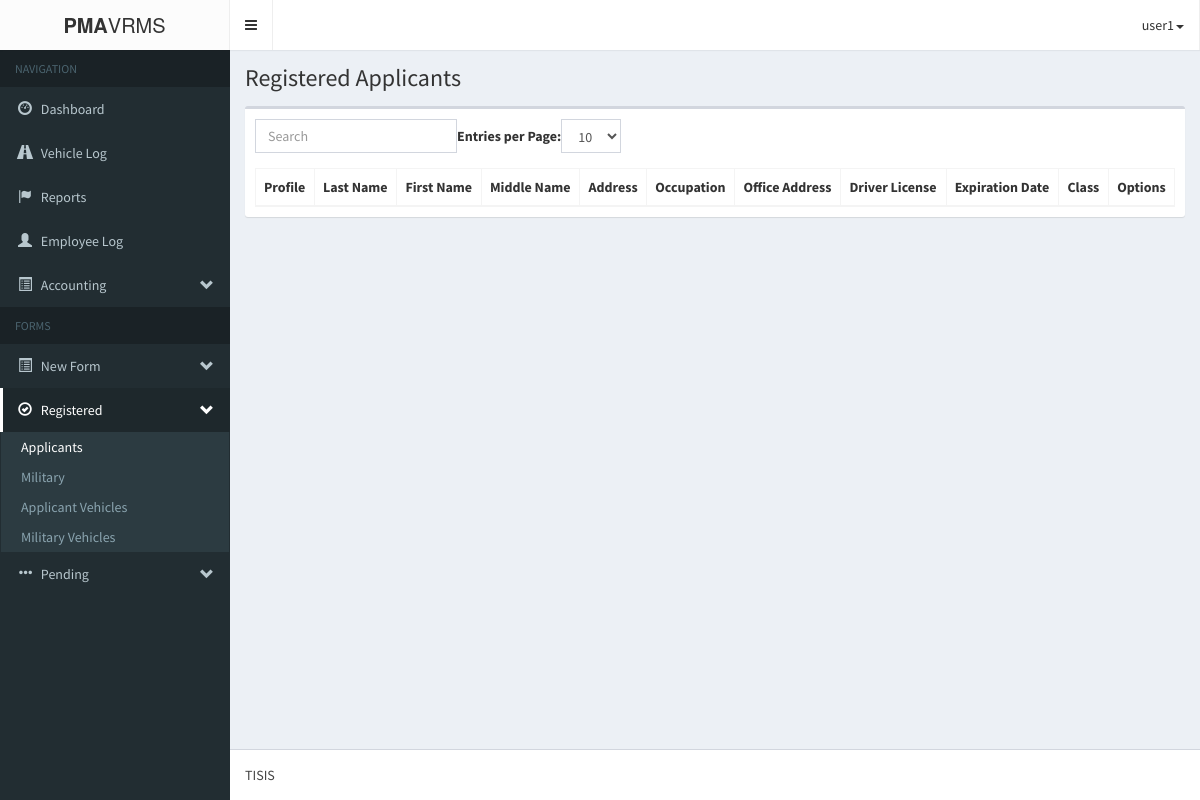
Page /pma-vrmsAdmin/registeredApplicant.php (signed in) on the earlier database version.
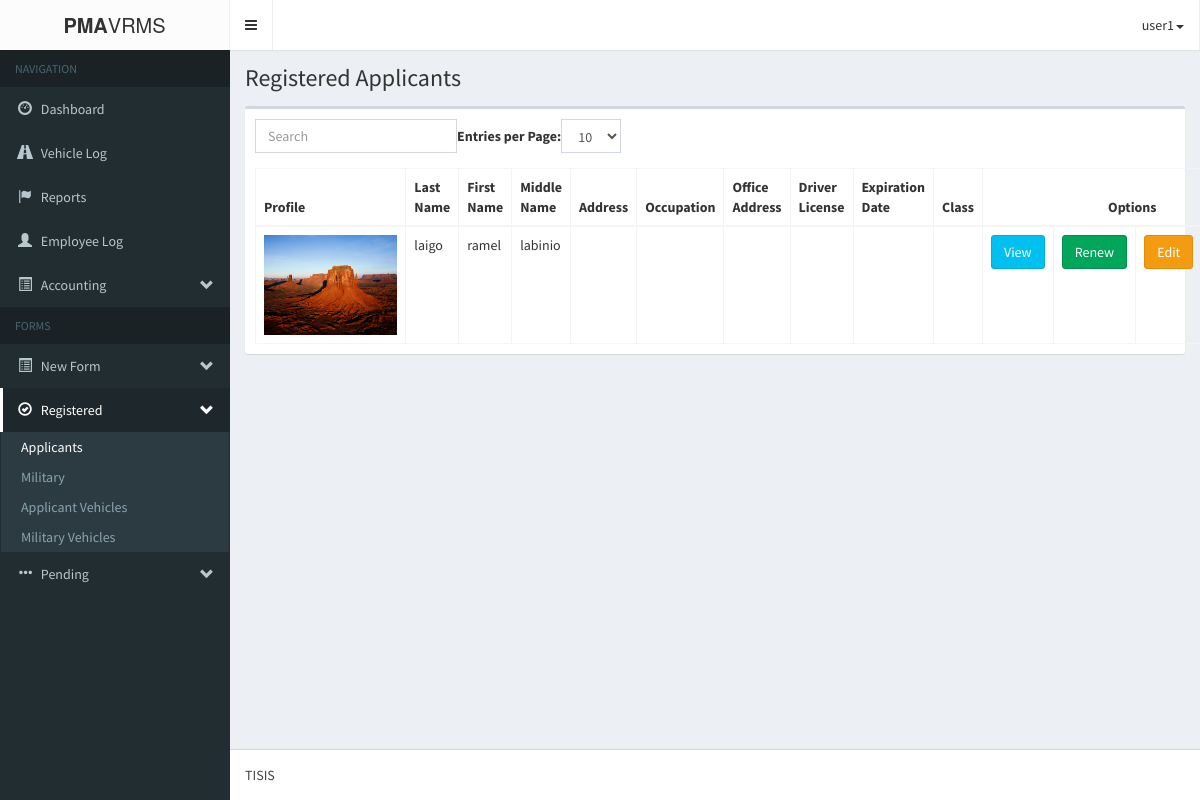
Same page on the later database version.
### tables this page shows
CREATE TABLE IF NOT EXISTS `form1_applicantpd` (
  `a_applicantId` int(11) NOT NULL AUTO_INCREMENT,
  `a_profile` varchar(255) NOT NULL,
  `a_lastname` varchar(60) NOT NULL,
  `a_firstname` varchar(60) NOT NULL,
  `a_middlename` varchar(60) NOT NULL,
  `a_address` varchar(60) NOT NULL,
  `a_occupation` varchar(60) NOT NULL,
  `a_officeAddress` varchar(60) NOT NULL,
  `a_driversLicense` varchar(60) NOT NULL,
  `a_expirationDate` varchar(60) NOT NULL,
  `a_class` varchar(60) NOT NULL,
  `a_submitted_requirements` varchar(255) NOT NULL,
  `a_status` varchar(255) NOT NULL,
  `a_dateRegistered` datetime NOT NULL,
  `a_vehicle_id` int(11) NOT NULL,
  `a_renew_status` int(11) NOT NULL,
  PRIMARY KEY (`a_applicantId`)
);

### pma-vrmsAdmin/logic/registered_applicant_logic.php (called while the page is built, shortened)
<?php
	require_once('db/database.php');
	$database = new Database();
	$query = "SELECT form1_applicantpd.*, vehicle_information.* FROM form1_applicantpd JOIN vehicle_information ON form1_applicantpd.a_vehicle_id=vehicle_information.vehicleId WHERE form1_applicantpd.a_status='registered' AND form1_applicantpd.a_renew_status = '1'";
	$database->execute($query);
	$applicants = array();
?>

### pma-vrmsAdmin/db/database.php (called while the page is built, shortened)
<?php
	class Database{
		private $database;
		private function connect(){
			$host			= 'localhost';
			$username		= 'root';
			$password		= '';
			$database_name	= 'pma-vrms';
			$port			= 3306;
			$this->database = mysqli_connect($host, $username, $password, $database_name, $port);
		}
		public function execute($query){
			$this->result = mysqli_query($this->database, $query) OR die(mysqli_error($this->database));
		}
	}
?>

### pma-vrmsAdmin/registeredApplicant.php (the view, shortened to what the changed rows need)
<!DOCTYPE html>
<html>
<head>
	<link rel="stylesheet" href="bootstrap/css/bootstrap.min.css">
    <link rel="stylesheet" href="fonts/font-awesome.min.css">
    <link rel="stylesheet" href="css/style-main.min.css">
    <link rel="stylesheet" href="css/skin.min.css">
</head>
    <?php include('logic/registered_applicant_logic.php'); ?>
    <body class="hold-transition skin-black sidebar-mini">
    <div class="wrapper">
      <div class="content-wrapper">
        <section class="content-header">
          <h1>
            Registered Applicants
          </h1>
        </section>
        <section class="content">
        <div class="'container">
			<div class="row">
				<div class="col-md-12">
                    <div class="box">
                        <div class="box-body">
                            <table class="table table-bordered table-hover" id="bootstrap-table">
                                <thead>
                                    <th>Profile</th>
                                    <th>Last Name</th>
                                    <th>First Name</th>
                                    <th>Middle Name</th>
                                    <th>Address</th>
                                    <th>Occupation</th>
                                    <th>Office Address</th>
                                    <th>Driver License</th>
                                    <th>Expiration Date</th>
                                    <th>Class</th>
                                    <th colspan=4 style="text-align:center">Options</th>
                                </thead>
                                <tbody>
                                    <?php
                                    foreach ($applicants as $key => $applicant) {
                                        echo <<<DATA
                                        <tr id='applicant_$key'>
                                            <td id="current_id" style='display:none'>$applicant[a_applicantId]</td>
                                            <td><img src='img/profile/applicant/$applicant[a_profile]' height='100px;'></td>
                                            <td>$applicant[a_lastname]</td>
                                            <td>$applicant[a_firstname]</td>
                                            <td>$applicant[a_middlename]</td>
                                            <td>$applicant[a_address]</td>
                                            <td>$applicant[a_occupation]</td>
                                            <td>$applicant[a_officeAddress]</td>
                                            <td>$applicant[a_driversLicense]</td>
                                            <td>$applicant[a_expirationDate]</td>
                                            <td>$applicant[a_class]</td>
                                            <td><button class="btn btn-info" data-toggle='modal' data-target='#view_form1' onclick='view_form1($key)'>View</button></td>
                                            <td><button class="btn btn-success" data-toggle='modal' data-target='#renew_applicant' onclick='renew_applicant($applicant[a_applicantId])'>Renew</button></td>
                                            <td><button class="btn btn-warning" data-toggle='modal' data-target='#edit_form1' onclick='edit_form1($key)'>Edit</button></td>
                                            <td><button class="btn btn-danger" data-toggle='modal' data-target='#delete_form1' onclick='delete_form1($key)'>Delete</button></td>
                                        </tr>
DATA;
                                    }
                                    ?>
                                </tbody>
                            </table>
                        </div>
                    </div>
                </div>
			</div>
		</div>
        </section>
        <br/><br/>
        </div>
    </div>
</body>
</html>

Differences in the rows shown:
added form1_applicantpd: a_profile (picture), a_lastname "laigo", a_firstname "ramel", a_middlename "labinio"
